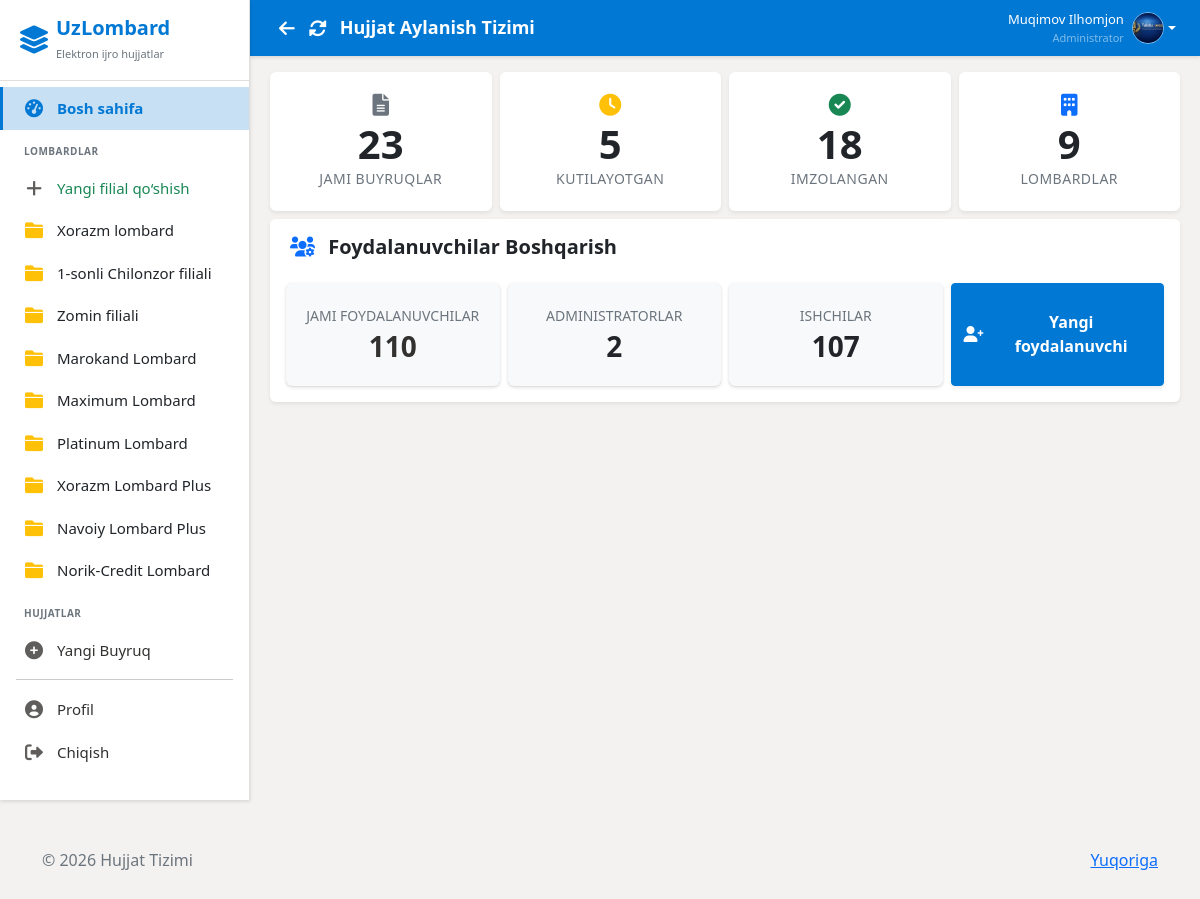
The app's page /dashboard/ (signed in) with its own data.
### users/models.py (models this page shows, shortened)
class Branch(models.Model):
    name = models.CharField(max_length=100, verbose_name='Branch Name')
    address = models.TextField(verbose_name='Address')
    phone = models.CharField(max_length=20, verbose_name='Phone')
    created_at = models.DateTimeField(auto_now_add=True)
    class Meta:
        verbose_name = 'Branch'
        verbose_name_plural = 'Branches'

class CustomUser(AbstractUser):
    ROLE_CHOICES = (
        ('admin', 'Administrator'),
        ('employee', 'Ishchi'),
        ('director', 'Direktor'),
    )
    role = models.CharField(max_length=20, choices=ROLE_CHOICES, default='employee')
    branch = models.ManyToManyField(
        Branch,
        related_name='employees',
        blank=True
    )
    profile_image = models.ImageField(upload_to='profiles/', null=True, blank=True)
    fingerprint_enabled = models.BooleanField(default=False, verbose_name='Fingerprint Authentication Enabled')
    middle_name = models.CharField(max_length=100, blank=True, verbose_name='Otasining ismi')
    position = models.CharField(max_length=200, blank=True, verbose_name='Lavozim')
    class Meta:
        verbose_name = 'User'
        verbose_name_plural = 'Users'

### users/views.py (the view, shortened to what this page needs)
# urls.py: path('dashboard/',      views.dashboard,            name='dashboard'),
@login_required
def dashboard(request):
    user = request.user
    unread_notifications = Notification.objects.filter(
        user=user,
        read=False
    ).count()
    if user.role == 'admin':
        branches = Branch.objects.all()
        recent_orders = Order.objects.all().order_by('-created_at')[:10]
        total_users = CustomUser.objects.count()
        admin_count = CustomUser.objects.filter(role='admin').count()
        employee_count = CustomUser.objects.filter(role='employee').count()
        document_pending = Order.objects.filter(status='pending').count()
        document_signed = Order.objects.filter(status='completed').count()
        document_total = Order.objects.count()
        all_orders = Order.objects.all().select_related('branch', 'created_by').order_by('-created_at')
        pending_orders = Order.objects.filter(status='pending').select_related('branch', 'created_by').order_by('-created_at')
        signed_orders = Order.objects.filter(status='completed').select_related('branch', 'created_by').order_by('-created_at')
        context = {
            'document_pending': document_pending,
            'document_signed': document_signed,
            'document_total': document_total,
            'branches': branches,
            'recent_orders': recent_orders,
            'unread_notifications': unread_notifications,
            'user_role': 'admin',
            'total_users': total_users,
            'admin_count': admin_count,
            'employee_count': employee_count,
            'all_orders': all_orders,
            'pending_orders': pending_orders,
            'signed_orders': signed_orders,
        }
        return render(request, 'users/admin_dashboard.html', context)

### users/context_processors.py (called while the page is built)
def sidebar_branches(request):
    branches = Branch.objects.all()
    return {
        'sidebar_branches': branches
    }

### templates/users/admin_dashboard.html (shortened to what this page needs)
{% extends 'base.html' %}
{% block content %}
<div class="row g-2 mb-2">
    <div class="col-md-3">
        <div class="stat-card-link" data-bs-toggle="collapse" data-bs-target="#panelAll" aria-expanded="false">
            <div class="card border-0 shadow-sm h-100">
                <div class="card-body d-flex flex-column justify-content-center align-items-center py-3">
                    <i class="fas fa-file-alt text-secondary mb-1" style="font-size: 22px;"></i>
                    <h2 class="display-6 fw-bold mb-0 text-dark">{{ document_total }}</h2>
                    <p class="text-muted mb-0 small text-uppercase fw-semibold" style="letter-spacing: 0.5px;">Jami
                        Buyruqlar</p>
                </div>
            </div>
        </div>
    </div>
    <div class="col-md-3">
        <div class="stat-card-link" data-bs-toggle="collapse" data-bs-target="#panelPending" aria-expanded="false">
            <div class="card border-0 shadow-sm h-100">
                <div class="card-body d-flex flex-column justify-content-center align-items-center py-3">
                    <i class="fas fa-clock text-warning mb-1" style="font-size: 22px;"></i>
                    <h2 class="display-6 fw-bold mb-0 text-dark">{{ document_pending }}</h2>
                    <p class="text-muted mb-0 small text-uppercase fw-semibold" style="letter-spacing: 0.5px;">
                        Kutilayotgan</p>
                </div>
            </div>
        </div>
    </div>
    <div class="col-md-3">
        <div class="stat-card-link" data-bs-toggle="collapse" data-bs-target="#panelSigned" aria-expanded="false">
            <div class="card border-0 shadow-sm h-100">
                <div class="card-body d-flex flex-column justify-content-center align-items-center py-3">
                    <i class="fas fa-check-circle text-success mb-1" style="font-size: 22px;"></i>
                    <h2 class="display-6 fw-bold mb-0 text-dark">{{ document_signed }}</h2>
                    <p class="text-muted mb-0 small text-uppercase fw-semibold" style="letter-spacing: 0.5px;">
                        Imzolangan</p>
                </div>
            </div>
        </div>
    </div>
    <div class="col-md-3">
        <div class="stat-card-link" data-bs-toggle="collapse" data-bs-target="#panelBranches" aria-expanded="false">
            <div class="card border-0 shadow-sm h-100">
                <div class="card-body d-flex flex-column justify-content-center align-items-center py-3">
                    <i class="fas fa-building text-primary mb-1" style="font-size: 22px;"></i>
                    <h2 class="display-6 fw-bold mb-0 text-dark">{{ branches.count }}</h2>
                    <p class="text-muted mb-0 small text-uppercase fw-semibold" style="letter-spacing: 0.5px;">
                        Lombardlar</p>
                </div>
            </div>
        </div>
    </div>
</div>
<div class="card border-0 shadow-sm mt-2">
    <div class="card-header bg-white border-bottom-0 pt-3 pb-2">
        <h5 class="mb-0 fw-bold text-dark">
            <i class="fas fa-users-cog text-primary me-2"></i>
            Foydalanuvchilar Boshqarish
        </h5>
    </div>
    <div class="card-body pb-3">
        <div class="row align-items-stretch g-2">
            <div class="col-md-3">
                <a href="{% url 'manage_users' %}" class="stat-card-link">
                    <div class="card bg-light border-0 h-100">
                        <div class="card-body d-flex flex-column justify-content-center align-items-center py-3">
                            <p class="text-muted mb-1 small text-uppercase fw-semibold">Jami foydalanuvchilar</p>
                            <h3 class="fw-bold mb-0">{{ total_users }}</h3>
                        </div>
                    </div>
                </a>
            </div>
            <div class="col-md-3">
                <a href="{% url 'manage_users' %}?role=admin" class="stat-card-link">
                    <div class="card bg-light border-0 h-100">
                        <div class="card-body d-flex flex-column justify-content-center align-items-center py-3">
                            <p class="text-muted mb-1 small text-uppercase fw-semibold">Administratorlar</p>
                            <h3 class="fw-bold text-dark mb-0">{{ admin_count }}</h3>
                        </div>
                    </div>
                </a>
            </div>
            <div class="col-md-3">
                <a href="{% url 'manage_users' %}?role=employee" class="stat-card-link">
                    <div class="card bg-light border-0 h-100">
                        <div class="card-body d-flex flex-column justify-content-center align-items-center py-3">
                            <p class="text-muted mb-1 small text-uppercase fw-semibold">Ishchilar</p>
                            <h3 class="fw-bold text-dark mb-0">{{ employee_count }}</h3>
                        </div>
                    </div>
                </a>
            </div>
            <div class="col-md-3">
                <a href="{% url 'create_user' %}"
                    class="btn btn-primary w-100 d-flex align-items-center justify-content-center h-100 shadow-sm"
                    style="border-radius: var(--radius-md); min-height: 70px;">
                    <i class="fas fa-user-plus me-2"></i> Yangi foydalanuvchi
                </a>
            </div>
        </div>
    </div>
</div>
{% endblock %}

### templates/layouts/sidebar.html (shortened to what this page needs)
<div class="sidebar">
    <div class="sidebar-header d-flex align-items-center">
        <i class="fas fa-layer-group fs-3 me-2"></i>
        <div>
            <h5 class="mb-0 fw-bold">UzLombard</h5>
            <small class="text-secondary" style="font-size: 11px;">Elektron ijro hujjatlar</small>
        </div>
    </div>
    <div class="sidebar-menu">
        {% if user.is_authenticated %}
        {% if user.role == 'admin' %}
        <a href="{% url 'dashboard' %}"
            class="{% if request.resolver_match.url_name == 'dashboard' %}active{% endif %}">
            <i class="fas fa-tachometer-alt"></i>
            Bosh sahifa
        </a>
        <div class="mt-4 mb-2 px-4 text-uppercase fw-bold text-secondary"
            style="font-size: 10px; letter-spacing: 0.5px;">
            Lombardlar
        </div>
        <a href="{% url 'create_branch' %}" class="text-success fw-semibold">
            <i class="fas fa-plus"></i> Yangi filial qo‘shish
        </a>
        {% for branch in sidebar_branches %}
        <a href="{% url 'branch_documents' branch.id %}" class="text-dark fw-semibold">
            <i class="fas fa-folder text-warning"></i> {{ branch.name }}
        </a>
        {% endfor %}
        <div class="mt-4 mb-2 px-4 text-uppercase fw-bold text-secondary"
            style="font-size: 10px; letter-spacing: 0.5px;">
            Hujjatlar
        </div>
        <a href="{% url 'create_order' %}">
            <i class="fas fa-plus-circle"></i>
            Yangi Buyruq
        </a>
        {% endif %}
        <hr class="mx-3 my-2" style="border-color: var(--sidebar-border);">
        <a href="{% url 'profile' %}">
            <i class="fas fa-user-circle"></i>
            Profil
        </a>
        <a href="{% url 'logout' %}" onclick="return confirm('Chiqishni istaysizmi?')">
            <i class="fas fa-sign-out-alt"></i>
            Chiqish
        </a>
        {% else %}
        <a href="{% url 'login' %}">
            <i class="fas fa-sign-in-alt"></i>
            Kirish
        </a>
        {% endif %}
    </div>
</div>

### templates/layouts/header.html (shortened to what this page needs)
<div class="header">
  <div class="d-flex align-items-center">
    <button onclick="history.back()" class="btn btn-link text-white p-1 me-1" title="Orqaga" style="font-size:18px; text-decoration:none;">
      <i class="fas fa-arrow-left"></i>
    </button>
    <button onclick="location.reload()" class="btn btn-link text-white p-1 me-2" title="Yangilash" style="font-size:18px; text-decoration:none;">
      <i class="fas fa-sync-alt"></i>
    </button>
    <h4>{% block header_title %}Hujjat Aylanish Tizimi{% endblock %}</h4>
  </div>
  {% if user.is_authenticated %}
  <div class="user-info">
    <div class="dropdown">
      <a href="#" class="d-flex align-items-center text-decoration-none dropdown-toggle text-white"
        data-bs-toggle="dropdown">
        <div class="text-end me-2 d-none d-md-block">
          <div class="fw-semibold" style="font-size: 13px;">{{ user.get_full_name }}</div>
          <div class="text-white-50" style="font-size: 11px;">{{ user.get_role_display }}</div>
        </div>
        {% if user.profile_image %}
        <img src="{{ user.profile_image.url }}" alt="Profile" class="user-avatar">
        {% else %}
        <div class="user-avatar bg-white text-primary d-flex align-items-center justify-content-center fw-bold">
          {{ user.first_name|first }}{{ user.last_name|first }}
        </div>
        {% endif %}
      </a>
    </div>
  </div>
  {% endif %}
</div>

### templates/base.html (style rules this page uses)
:root { --primary-color: #0078D4; --primary-hover: #005A9E; --primary-light: #C7E0F4; --secondary-color: #605E5C; --success-color: #107C41; --warning-color: #D83B01; --danger-color: #A4262C; --bg-body: #F3F2F1; --bg-surface: #FFFFFF; --text-primary: #323130; --text-secondary: #605E5C; --sidebar-bg: #FFFFFF; --sidebar-border: #E1DFDD; --sidebar-width: 250px; --header-height: 56px; --radius-md: 4px; --radius-lg: 6px; --shadow-sm: 0 1.6px 3.6px 0 rgba(0, 0, 0, 0.13), 0 0.3px 0.9px 0 rgba(0, 0, 0, 0.11); --shadow-md: 0 3.2px 7.2px 0 rgba(0, 0, 0, 0.13), 0 0.6px 1.8px 0 rgba(0, 0, 0, 0.11); }
* { margin: 0; padding: 0; box-sizing: border-box; }
body { font-family: 'Segoe UI', -apple-system, BlinkMacSystemFont, Roboto, 'Helvetica Neue', sans-serif; background-color: var(--bg-body); color: var(--text-primary); font-size: 16px; overflow: hidden; height: 100vh; }
.form-control, .btn { border-radius: var(--radius-md); font-family: inherit; }
.btn { font-weight: 600; box-shadow: none; transition: background-color 0.1s ease, color 0.1s ease; }
.btn-primary { background-color: var(--primary-color); border-color: var(--primary-color); }
.sidebar { position: fixed; top: 0; left: 0; height: 100vh; width: var(--sidebar-width); background: var(--sidebar-bg); color: var(--text-primary); transition: all 0.3s cubic-bezier(0.25, 0.8, 0.25, 1); z-index: 1000; box-shadow: var(--shadow-sm); border-right: 1px solid var(--sidebar-border); }
.sidebar-header { padding: 16px 20px; background: transparent; border-bottom: 1px solid var(--sidebar-border); color: var(--primary-color); }
.sidebar-menu { padding: 6px 0; }
.sidebar-menu a { display: flex; align-items: center; padding: 10px 20px; color: var(--text-primary); text-decoration: none; transition: background-color 0.1s; border-left: 3px solid transparent; font-weight: 400; font-size: 15px; }
.sidebar-menu a.active { background: var(--primary-light); color: var(--primary-color); border-left-color: var(--primary-color); font-weight: 600; }
.sidebar-menu i { margin-right: 12px; width: 22px; text-align: center; font-size: 18px; color: var(--secondary-color); }
.sidebar-menu a.active i, .sidebar-menu a:hover i { color: var(--primary-color); }
.header { background: var(--primary-color); color: white; padding: 0 24px; height: var(--header-height); min-height: var(--header-height); display: flex; justify-content: space-between; align-items: center; box-shadow: var(--shadow-sm); margin-bottom: 0; flex-shrink: 0; }
.header h4 { font-size: 18px; font-weight: 600; margin: 0; }
.user-info { display: flex; align-items: center; gap: 15px; }
.user-avatar { width: 32px; height: 32px; border-radius: 50%; object-fit: cover; border: 1px solid rgba(255, 255, 255, 0.5); }
.card { border: 1px solid var(--sidebar-border); border-radius: var(--radius-lg); box-shadow: var(--shadow-sm); margin-bottom: 12px; background: var(--bg-surface); transition: box-shadow 0.2s; }
.card-header { background: var(--bg-surface); border-bottom: 1px solid var(--sidebar-border); font-weight: 600; padding: 12px 20px; border-radius: var(--radius-lg) var(--radius-lg) 0 0 !important; color: var(--primary-color); font-size: 17px; }
.mt-4 { margin-top: 14px !important; }

### templates/users/admin_dashboard.html (style rules this page uses)
.stat-card-link { text-decoration: none; color: inherit; display: block; height: 100%; transition: transform 0.15s ease, box-shadow 0.15s ease; cursor: pointer; }
.stat-card-link .card { transition: box-shadow 0.15s ease, border-color 0.15s ease; }

### records on screen
Branch: name "Xorazm lombard"
Branch: name "1-sonli Chilonzor filiali"
Branch: name "Zomin filiali"
Branch: name "Marokand Lombard"
Branch: name "Maximum Lombard"
Branch: name "Platinum Lombard"
Branch: name "Xorazm Lombard Plus"
Branch: name "Navoiy Lombard Plus"
Branch: name "Norik-Сredit Lombard"
CustomUser: get_full_name "Muqimov Ilhomjon", role "Administrator", profile_image (picture)

### other values on screen
{{ document_total }} "23"
{{ document_pending }} "5"
{{ document_signed }} "18"
{{ branches.count }} "9"
{{ total_users }} "110"
{{ admin_count }} "2"
{{ employee_count }} "107"
